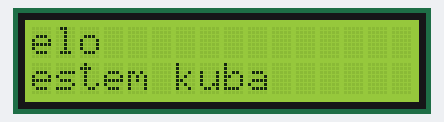
Bench run of a sketch on a simulated Arduino Uno, built with avr-gcc and run on an emulated ATmega328P. Shown: 16×2 character LCD.

Above: at 0.13 s.
At 0.89 s:
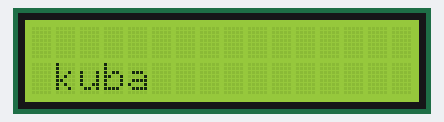
At 1.6 s:
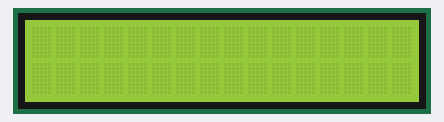
At 4.04 s:
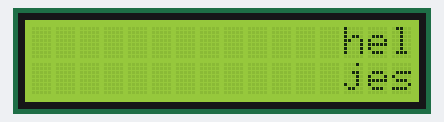
At 5.24 s:
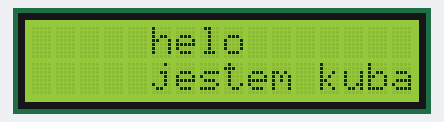
At 6.59 s:
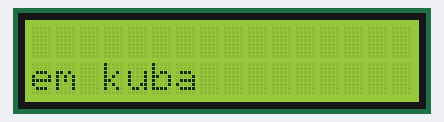

Measured:
- by itself, everything shown: repeats every 6.0 s, in 27 steps
- what the display in image 2 shows lasts 2.1 s, from 1.6 s to 3.7 s

The sketch:

wyswietlacz.ino
```cpp
#include <LiquidCrystal.h>

LiquidCrystal lcd (12, 11, 5, 4, 3, 2);

void setup() {
  lcd.begin(16, 2);
  lcd.print("helo");
  lcd.setCursor(0, 1);
  lcd.print("jestem kuba");
}

void loop() {
  lcd.scrollDisplayLeft();
  delay(150);
 }
```
